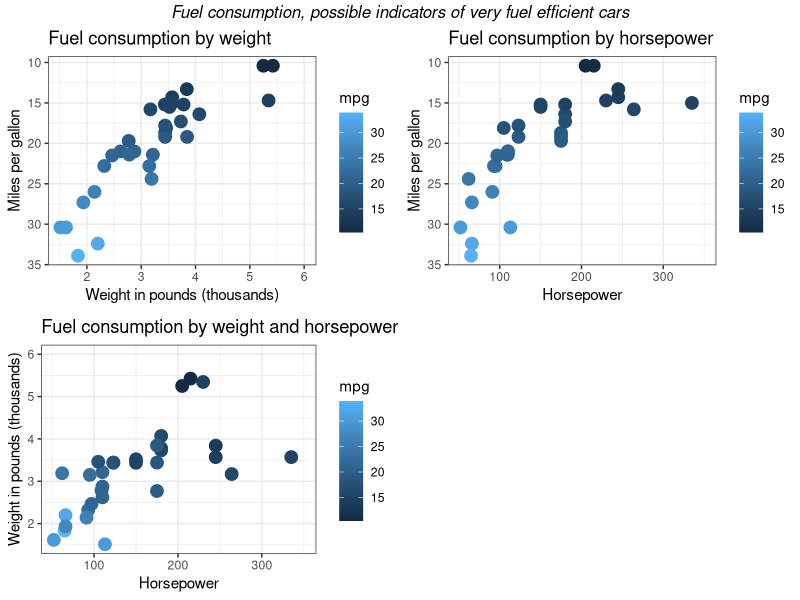

The R source for this figure:
# Portfolio Exam C2 

library(ggplot2) # Standard plotting package
library(gridExtra) # Extra package to help with multiple panels 
library(grid) # Adding titles to "gridExtra"
library(dplyr) # Dplyr for mean calculations 

#Panel 1, Fuel consumption by weight
Plot1 <- ggplot(data=mtcars, mapping = aes(x = wt, y = mpg)) + # mtcars
  geom_point(aes(color = mpg),size = 4) + # Adds dots, color and rearranges size of dots 
  theme_bw() + # adds background grids 
  scale_y_reverse() + # Reverses the y-axis so that it matches panel 3
  ggtitle("Fuel consumption by weight") + # title
  xlab("Weight in pounds (thousands)") + #x-axis label
  ylab("Miles per gallon") + #y-axis label
  xlim(NA,6) # Changes the x-axis to get more data points on the axis

#Panel 2, Fuel consumption by horsepower
Plot2 <- ggplot(data=mtcars, mapping = aes(x = hp, y = mpg)) + #mtcars
  geom_point(aes(color = mpg),size = 4) + # Adds dots, color and rearranges size of dots 
  theme_bw() + # adds background grids 
  scale_y_reverse() + # Reverses the y-axis so that it matches panel 3
  ggtitle("Fuel consumption by horsepower") + # title
  xlab("Horsepower") + #x-axis label
  ylab("Miles per gallon") + #y-axis label
  xlim(NA,350) # Changes the y-axis by "zooming" in a bit 

#Panel 3, Fuel consumption by weight and horsepower
Plot3 <- ggplot(data=mtcars, mapping = aes(x = hp, y = wt)) + #mtcars
  geom_point(aes(color = mpg),size = 4) + # Adds dots, color and rearranges size of dots 
  theme_bw() +# adds background grids 
  ggtitle("Fuel consumption by weight and horsepower") + # title
  ylab("Weight in pounds (thousands)") + #y-axis label
  xlab("Horsepower") + #x-axis label
  ylim(NA,6) + # Matches the length ofo the variable from panel 1
  xlim(NA,350) # Matches the length ofo the variable from panel 2

grid.arrange(Plot1, Plot2, Plot3, nrow = 2, # Arranges the stated plots into a single graphic
             top = textGrob("Fuel consumption, possible indicators of very fuel efficient cars", #Title
               gp=gpar(fontsize=12,font=3))) #Adjusts titles font and font-size 
             

